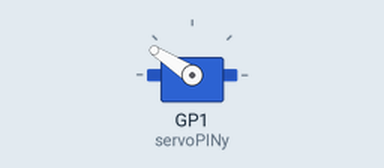
A program run on a simulated Raspberry Pi Pico running MicroPython. Shown: servo. Servo angles are drawn from the pulse width (0.5 ms = 0°, 2.5 ms = 180°). At 0.6 s the program stops and its outputs stay as they are.

Above: at 0.1 s.
Timing chart, 0 to 1.9 s (numbered marks = the images above):
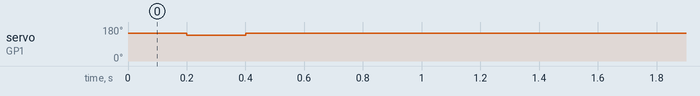

The program:

08_dual.py
```python
from machine import Pin ,PWM
from utime import sleep
import _thread
servoPINx = PWM(Pin(0))
servoPINx.freq(50)
servoPINy = PWM(Pin(1))
servoPINy.freq(50)

def motorA():
    while 1:
        servoPINx.duty_u16(4000)
        sleep(0.4)
        servoPINx.duty_u16(5000)
        sleep(0.4)

def motorB():
    servoPINy.duty_u16(7000)
    sleep(0.2)
    servoPINy.duty_u16(6600)
    sleep(0.2)
    servoPINy.duty_u16(7000)
    sleep(0.2)

motorB()
```
